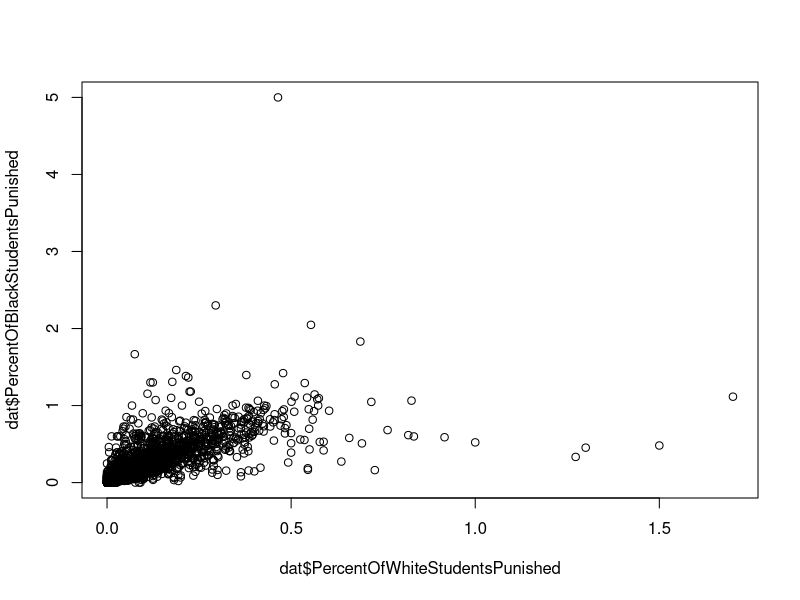
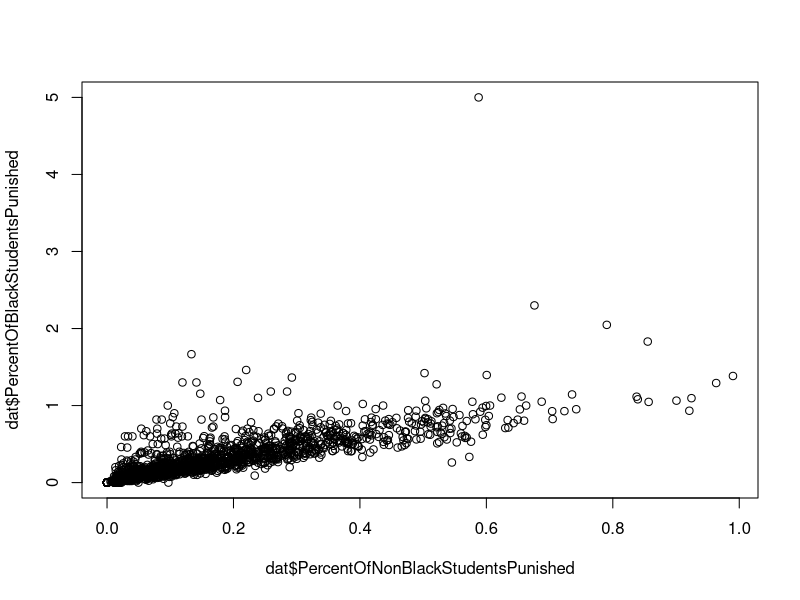
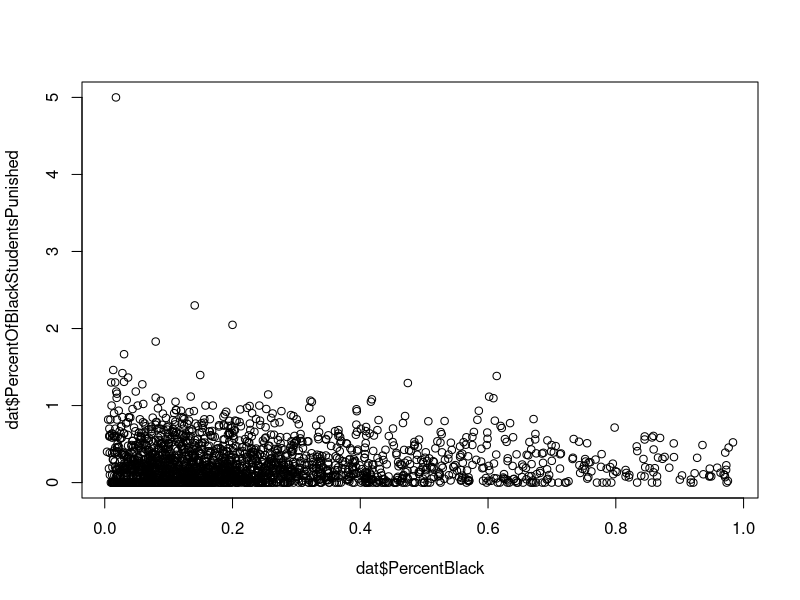
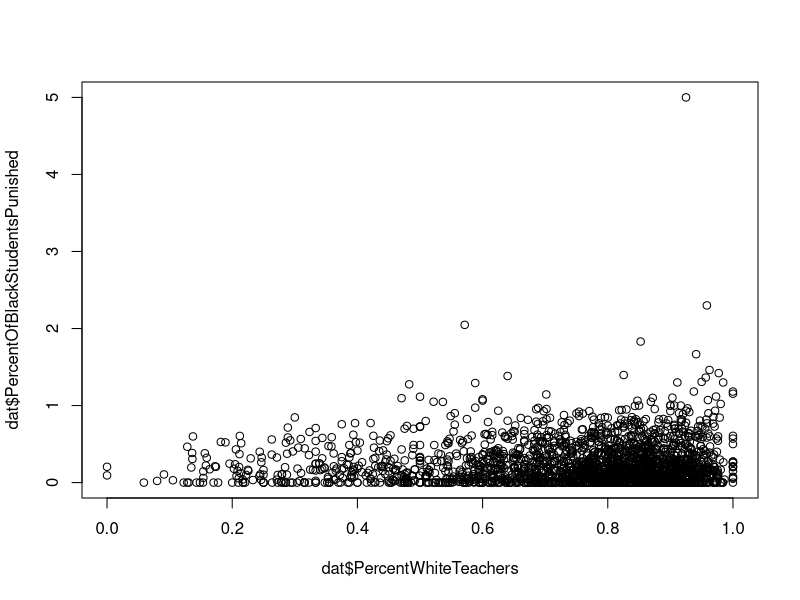
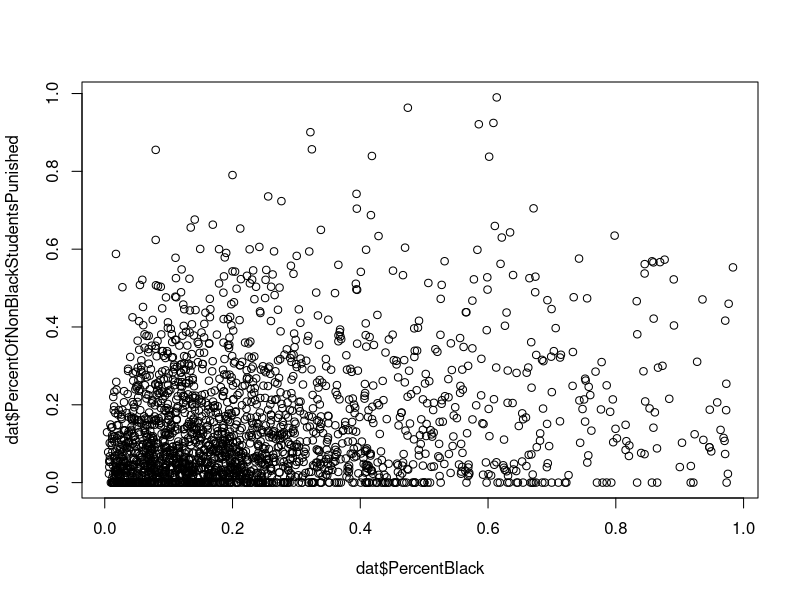
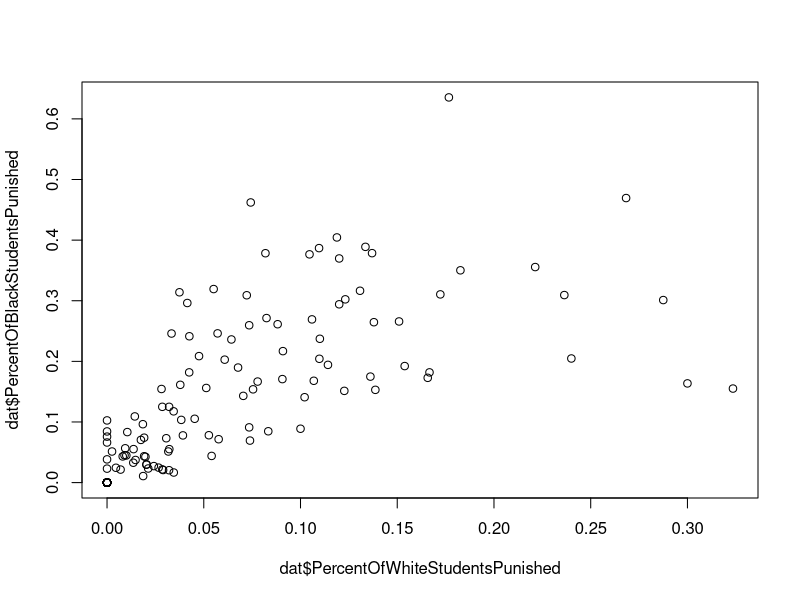
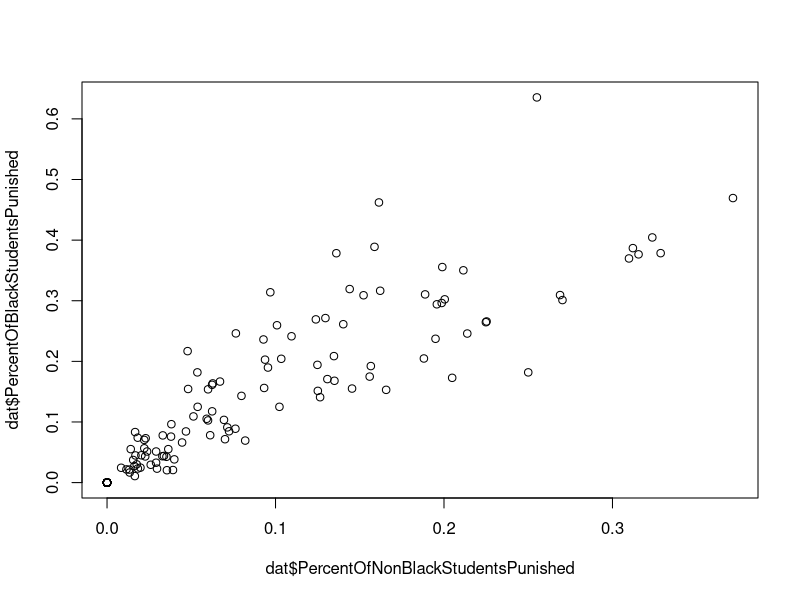
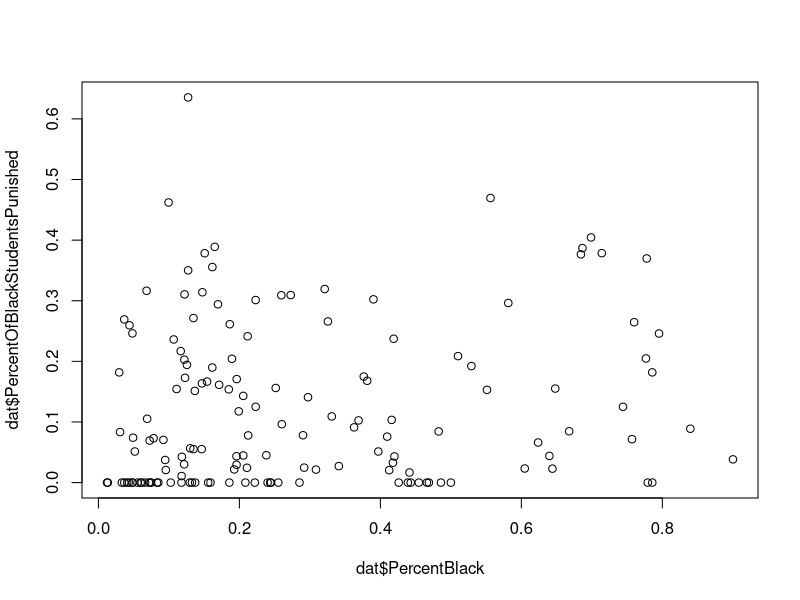

Recreate these plots in R, in order. (Note: this script raises an error after producing the figures.)
# install.packages("dplyr")

require(dplyr)


## FUNCTIONS
func.cors <- function(dat){
  dat.cor <- cor(
    x = dat[, sapply(dat,is.numeric)],
    method = "pearson"
  )
  plot(
    x = dat$PercentOfWhiteStudentsPunished,
    y = dat$PercentOfBlackStudentsPunished
  )
  plot(
    x = dat$PercentOfNonBlackStudentsPunished,
    y = dat$PercentOfBlackStudentsPunished
  )
  plot(
    x = dat$PercentBlack,
    y = dat$PercentOfBlackStudentsPunished
  )
  plot(
    x = dat$PercentWhiteTeachers,
    y = dat$PercentOfBlackStudentsPunished
  )
  plot(
    x = dat$PercentBlack,
    y = dat$PercentOfNonBlackStudentsPunished
  )
  return(dat.cor)
}

func.makePunishmentRateData <- function(dat){
  dat.output <- data.frame(
    "Group" = c("Total","Black","Hispanic","White"),
    "Enrollment" = c(  sum(dat$TotalEnrollment), sum(dat$BlackEnrollment), sum(dat$HispanicEnrollment), sum(dat$WhiteEnrollment) ),
    "Punished" = c( sum(dat$TotalPunished), sum(dat$BlackStudentsPunished), sum(dat$HispanicStudentsPunished), sum(dat$WhiteStudentsPunished) )
  )
  dat.output$PunishmentRate <- dat.output$Punished / dat.output$Enrollment
  return(dat.output)
}


## ENROLLMENT
  dat.enrollment <- read.csv(
    file = "2016-17 enrollment by race raw.csv",
    header = T,
    na.strings = c("**")
  )
  
  dat.enrollment.groupByDistrictSchool <- group_by(
    .data = dat.enrollment,
    District..,
    District,
    School..,
    School
  )
  
  dat.enrollment.summarized <- summarize(
    .data = dat.enrollment.groupByDistrictSchool,
    BlackEnrollment = sum(Black.or.African.American, na.rm = T),
    WhiteEnrollment = sum(White, na.rm = T),
    HispanicEnrollment = sum(Hispanic.Latino, na.rm = T),
    TotalEnrollment = sum(TOTAL, na.rm = T)
  )
  
  dat.enrollment.summarized.WithBlack <- filter(
    .data = dat.enrollment.summarized,
    is.na(BlackEnrollment)==F
  )
  dat.enrollment.summarized.WithBlack$PercentBlack <- dat.enrollment.summarized.WithBlack$BlackEnrollment / dat.enrollment.summarized.WithBlack$TotalEnrollment
  dat.enrollment.summarized.WithBlack$PercentWhite <- dat.enrollment.summarized.WithBlack$WhiteEnrollment / dat.enrollment.summarized.WithBlack$TotalEnrollment
  
  
## PUNISHMENT
  dat.punishment <- read.csv(
    file = "2016-17 punishment raw.csv",
    header = T,
    na.strings = c('*')
  )
  
  dat.punishment.groupBySchoolDistrict <- group_by(
    .data = dat.punishment,
    District,
    District.Name,
    Discipline.School,
    Discipline.School.Name
  )
  
  dat.punishment.summarized <- summarize(
    .data = dat.punishment.groupBySchoolDistrict,
    BlackStudentsPunished = sum(Black.or.African.American, na.rm = T),
    WhiteStudentsPunished = sum(White, na.rm = T),
    HispanicStudentsPunished = sum(Hispanic.Latino, na.rm = T),
    TotalPunished = sum(Total, na.rm = T)
  )
  dat.punishment.summarized$BlackStudentsPercentOfPunished <- dat.punishment.summarized$BlackStudentsPunished / dat.punishment.summarized$TotalPunished
  
  
## TEACHERS
  dat.teachers <- read.csv(
    file = "2016-17 teachers by race raw.csv",
    header = T
  )
  dat.teachers$TotalTeachers <- dat.teachers$White + dat.teachers$Black.or.African.American + dat.teachers$Hispanic.Latino + dat.teachers$Asian + dat.teachers$American.Indian.or.Alaska.Native + dat.teachers$Native.Hawaiian.or.Other.Pacific.Islander + dat.teachers$Two.or.More.Races
  dat.teachers$PercentWhiteTeachers <- dat.teachers$White / dat.teachers$TotalTeachers

  
# MERGE DATASETS
  dat.merge.state <- merge(
    x = dat.enrollment.summarized.WithBlack,
    y = dat.punishment.summarized,
    by.x = c("District..","School.."),
    by.y = c("District","Discipline.School")
  )
  dat.merge.state <- merge(
    x = dat.merge.state,
    y = dat.teachers,
    by.x = c("District..","School.."),
    by.y = c("Dist..","Schl..")
  )
  dat.merge.state <- filter(
    .data = dat.merge.state,
    dat.merge.state$PercentBlack < 1,
    dat.merge.state$PercentBlack > 0,
    dat.merge.state$WhiteEnrollment > 0,
    dat.merge.state$TotalPunished < dat.merge.state$TotalEnrollment
  )
  dat.merge.state$PercentOfBlackStudentsPunished <- dat.merge.state$BlackStudentsPunished / dat.merge.state$BlackEnrollment
  dat.merge.state$PercentOfWhiteStudentsPunished <- dat.merge.state$WhiteStudentsPunished / dat.merge.state$WhiteEnrollment
  dat.merge.state$PercentOfNonBlackStudentsPunished <- dat.merge.state$TotalPunished / dat.merge.state$TotalEnrollment
  dat.merge.state$PunishmentDisparityBlackVsWhite <- dat.merge.state$PercentOfBlackStudentsPunished - dat.merge.state$PercentOfWhiteStudentsPunished
  dat.merge.state$PunishmentDisparityBlackVsNonBlack <- dat.merge.state$PercentOfBlackStudentsPunished - dat.merge.state$PercentOfNonBlackStudentsPunished
  dat.merge.state$PunishmentDisproportion <- dat.merge.state$PercentBlack - dat.merge.state$BlackStudentsPercentOfPunished
  dat.merge.state$TeacherStudentRatio <- dat.merge.state$TotalTeachers / dat.merge.state$TotalEnrollment
  dat.cor.state <- func.cors(dat.merge.state)


# PALM BEACH COUNTY
  dat.merge.pbc <- filter(
    .data = dat.merge.state,
    District.x == "PALM BEACH"
  )
  dat.cor.pbc <- func.cors(dat.merge.pbc)

  
# MAKE DATAFRAMES 
  dat.output.punishmentRates.state <- func.makePunishmentRateData(dat.merge.state)
  dat.output.punishmentRates.pbc <- func.makePunishmentRateData(dat.merge.pbc)


# WRITE TO CSVs
  outputDir <- "output/"
  write.csv(
    x = dat.output.punishmentRates.state,
    file = paste0(outputDir,"Punishment and enrollment by race - state.csv"),
    row.names = F
  )
  write.csv(
    x = dat.output.punishmentRates.pbc,
    file = paste0(outputDir,"Punishment and enrollment by race - PBC.csv"),
    row.names = F
  )
  
  
  
  